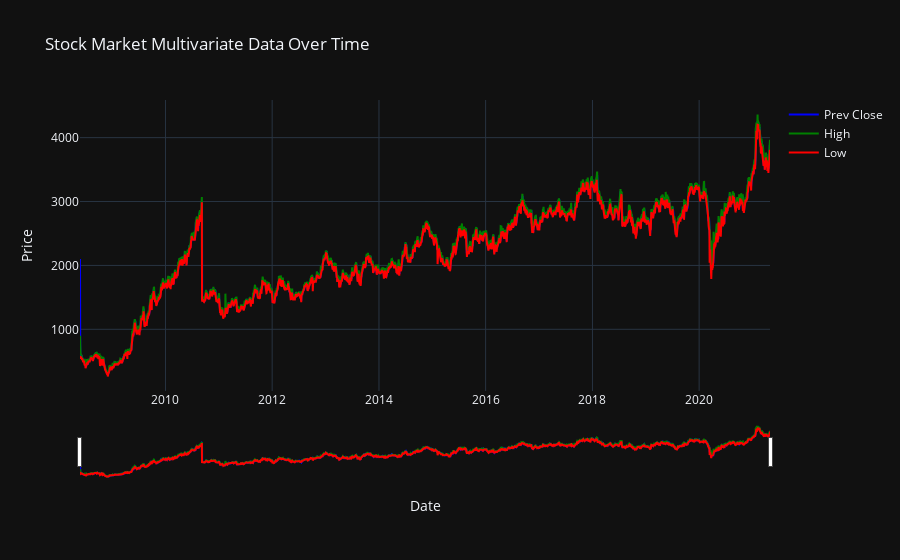

The cell this chart's notebook holds for it:
### Code cell
fig3 = go.Figure()

fig3.add_trace(go.Scatter(x=df4['Date'], y=df4['Prev Close'], mode='lines', name='Prev Close', line=dict(color='blue')))
fig3.add_trace(go.Scatter(x=df4['Date'], y=df4['High'], mode='lines', name='High', line=dict(color='green')))
fig3.add_trace(go.Scatter(x=df4['Date'], y=df4['Low'], mode='lines', name='Low', line=dict(color='red')))

fig3.update_layout(
    title='Stock Market Multivariate Data Over Time',
    xaxis_title='Date',
    yaxis_title='Price',
    template='plotly_dark',
    xaxis_rangeslider_visible=True
)

fig3.show()

### Figure 1 — Plotly figure (JSON) as saved in the notebook; plotly's stock layout.template omitted (floating-point values rounded to 4 significant figures; data arrays with more than 128 entries replaced by an {"elided": "..."} marker saying what was removed)
{"data": [{"line": {"color": "blue"}, "mode": "lines", "name": "Prev Close", "type": "scatter", "x": {"elided": "3202 str values"}, "y": {"elided": "3202 float values"}}, {"line": {"color": "green"}, "mode": "lines", "name": "High", "type": "scatter", "x": {"elided": "3202 str values"}, "y": {"elided": "3202 float values"}}, {"line": {"color": "red"}, "mode": "lines", "name": "Low", "type": "scatter", "x": {"elided": "3202 str values"}, "y": {"elided": "3202 float values"}}], "layout": {"title": {"text": "Stock Market Multivariate Data Over Time"}, "xaxis": {"rangeslider": {"visible": true}, "title": {"text": "Date"}}, "yaxis": {"title": {"text": "Price"}}}}
